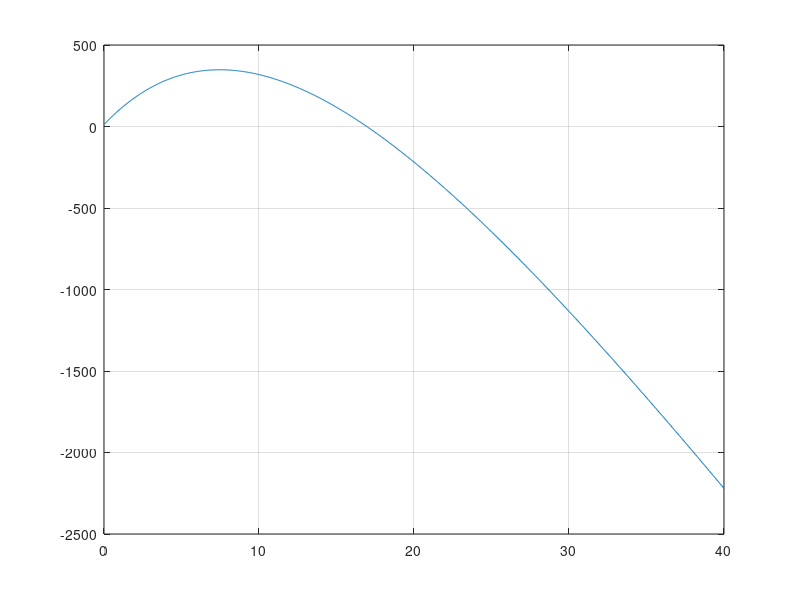

Here is the MATLAB script that generated this plot:
t=linspace(0,40,1000);      %t is in the given interval
p=4/(50);
g=9.8;   %gravitational constant
vr=g/p;	 %terminal velocity
v0=20*5;   %initial velocity
x0=3*4;  %initial position

xt=(v0+vr)/p*(1-exp(-p.*t))-(vr.*t)+x0;

plot(t,xt)
grid on;